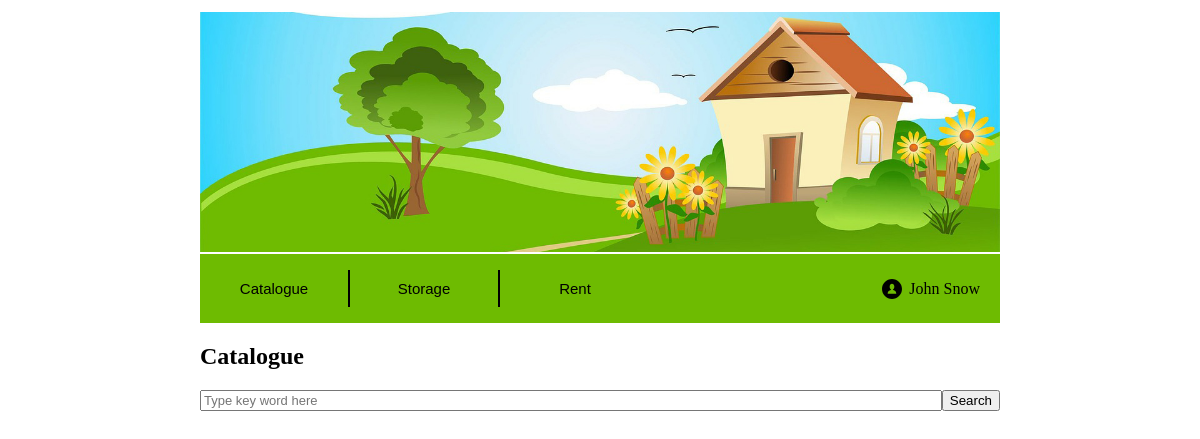
/things/catalogue_goods, run on an earlier commit of the app's database.
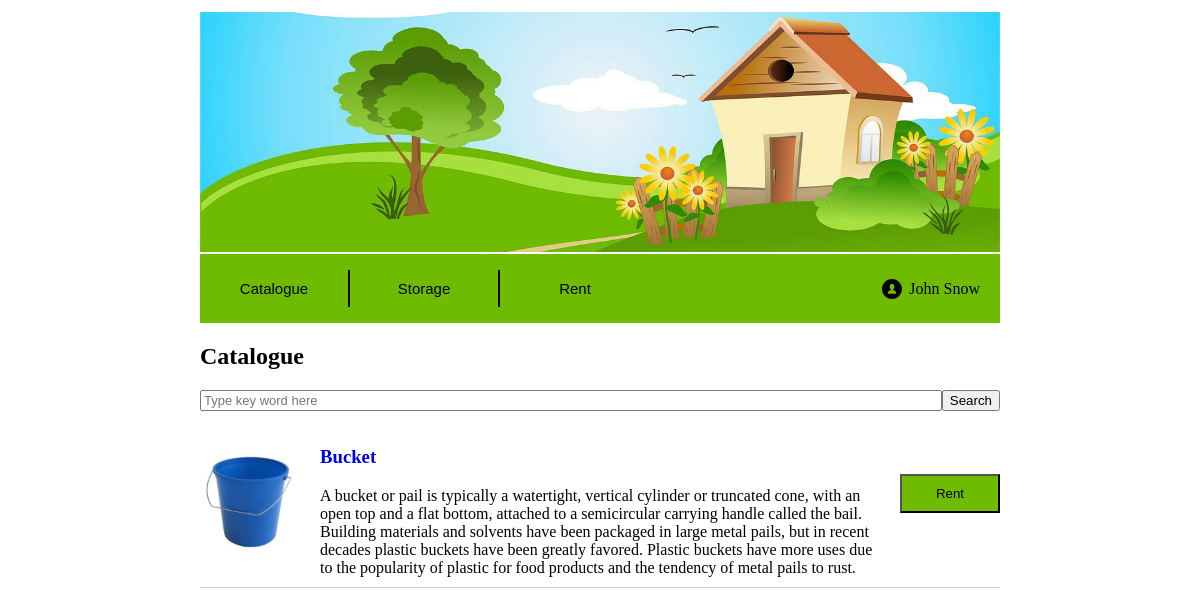
And on a later commit of the database.
### things/models.py (models this page shows, shortened)
class Good(models.Model):
    title = models.CharField('title', max_length=100)
    owner_id = models.ForeignKey(Customer)
    good_info = models.CharField('good info', max_length=1000)
    reservation_type = models.CharField('type', max_length=1, choices=RESERVATION_TYPES)
    image_path = models.CharField('image', max_length=200)
    status = models.CharField('status', max_length=1, choices=GOOD_STATUS)

### things/views.py (the view)
def catalogue_goods(request):
    items = Good.objects.all().exclude(owner_id__exact=CUSTOMER_INDEX)
    template = loader.get_template('things/catalogue_goods.html')
    return HttpResponse(template.render({'good_items' : items}, request))

### things/templates/things/catalogue_goods.html (shortened to what this page needs)
{% extends "things/base.html" %}
{% block items_block %}
    <html lang="en">
    <head>
    </head>
    <body>
        <div><h2>Catalogue</h2></div>
        <form action="{% url 'search_goods' %}" method="get">
            <div class="search-flex-container">
                <input class="search" placeholder="Type key word here" type="text" name="search_field"></input>
                <div><button>Search</button></div>
            </div>
        </form>
        {% for item in good_items %}
            {% include "things/good_item.html" %}
        {% endfor %}
    </body>
    </html>
{% endblock %}

### things/templates/things/good_item.html (shortened to what this page needs)
{% load staticfiles %}
<html lang="en">
<head>
</head>
<body>
    <div class="item">
        <div class="item-flex-container">
            <div class="item-picture">
                <img src={% static item.image_path %} height="100px">
            </div>
            <div class="item-info">
                <div class="item-title">
                    <a href="{% url 'item_good_fullinfo' item.pk %}">
                        <h3>{{ item.title }}</h3>
                    </a>
                </div>
                <div class="item-description">
                    {{ item.good_info }}
                </div>
            </div>
            <form action="{% url 'rent_item' item.pk %}" method="post">
                <div><button class="item-button">Rent</button></div>
            </form>
        </div>
    </div>
</body>
</html>

What changed in the data, as far as the page shows it:
added Good: image_path (picture), title "Bucket", good_info "A bucket or pail is typically a watertight, vertical cylinder or truncated cone, with an open top and a flat bottom, attached to a semicircular carrying handle called the bail. Building materials and solvents have been packaged in large metal pails, but in recent decades plastic buckets have been greatly favored. Plastic buckets have more uses due to the popularity of plastic for food products and the tendency of metal pails to rust."
